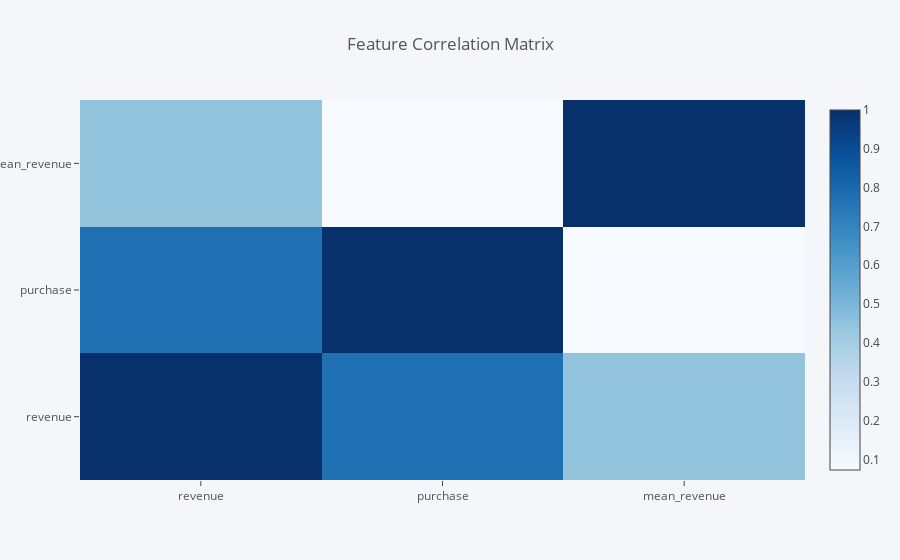

Notebook source saved alongside this figure:
### Code cell
train_set.corr().iplot(kind='heatmap',colorscale="Blues",title="Feature Correlation Matrix")

### Figure 1 — Plotly figure (JSON) as saved in the notebook; plotly's stock layout.template omitted (floating-point values rounded to 4 significant figures)
{"data": [{"colorscale": [[0, "rgb(247,251,255)"], [0.125, "rgb(222,235,247)"], [0.25, "rgb(198,219,239)"], [0.375, "rgb(158,202,225)"], [0.5, "rgb(107,174,214)"], [0.625, "rgb(66,146,198)"], [0.75, "rgb(33,113,181)"], [0.875, "rgb(8,81,156)"], [1, "rgb(8,48,107)"]], "type": "heatmap", "uid": "0653fb42-7d81-498f-ae15-2fe545e30d26", "x": ["revenue", "purchase", "mean_revenue"], "y": ["revenue", "purchase", "mean_revenue"], "z": [[1, 0.7717, 0.447], [0.7717, 1, 0.07261], [0.447, 0.07261, 1]], "zmax": 1, "zmin": 0.07261}], "layout": {"legend": {"bgcolor": "#F5F6F9", "font": {"color": "#4D5663"}}, "paper_bgcolor": "#F5F6F9", "plot_bgcolor": "#F5F6F9", "title": {"font": {"color": "#4D5663"}, "text": "Feature Correlation Matrix"}, "xaxis": {"gridcolor": "#E1E5ED", "showgrid": true, "tickfont": {"color": "#4D5663"}, "title": {"font": {"color": "#4D5663"}, "text": ""}, "zerolinecolor": "#E1E5ED"}, "yaxis": {"gridcolor": "#E1E5ED", "showgrid": true, "tickfont": {"color": "#4D5663"}, "title": {"font": {"color": "#4D5663"}, "text": ""}, "zerolinecolor": "#E1E5ED"}}}
